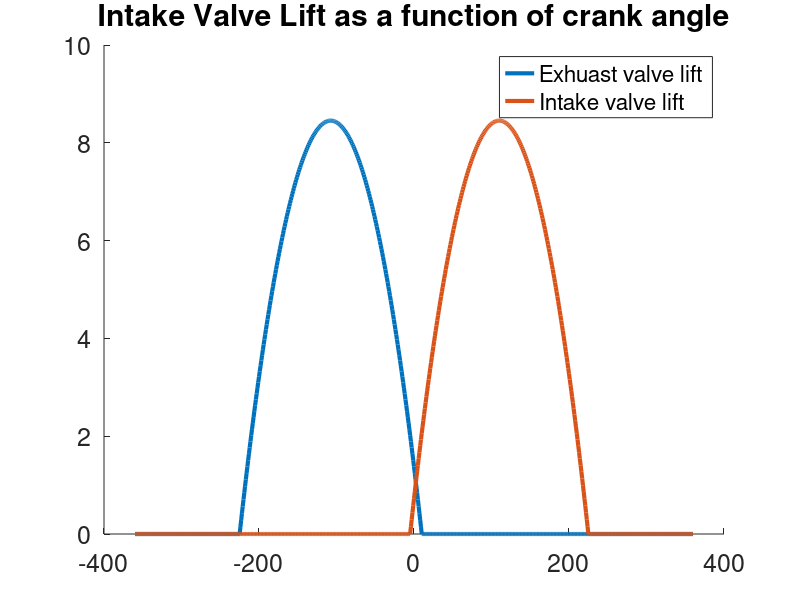
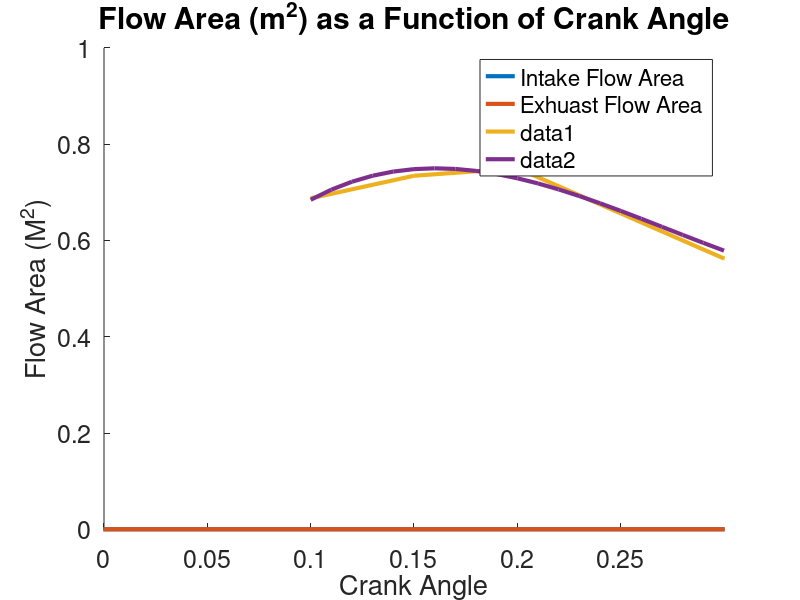
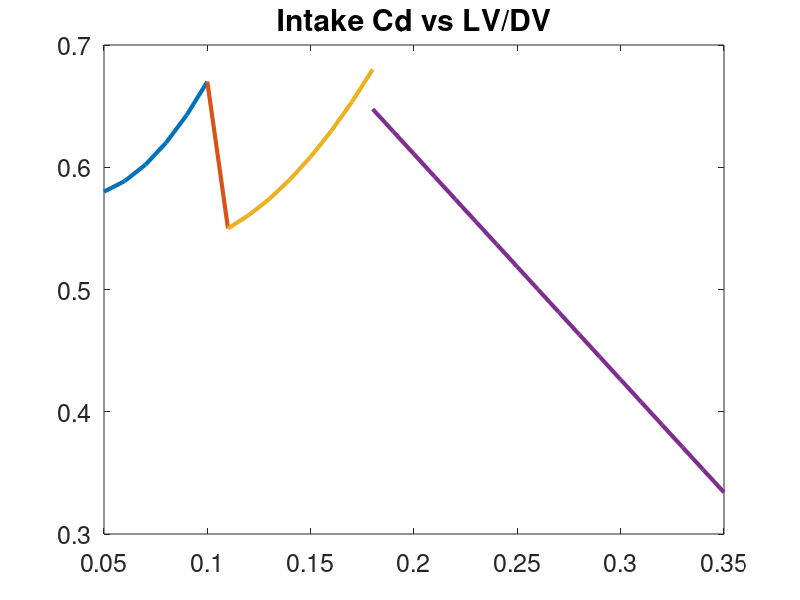
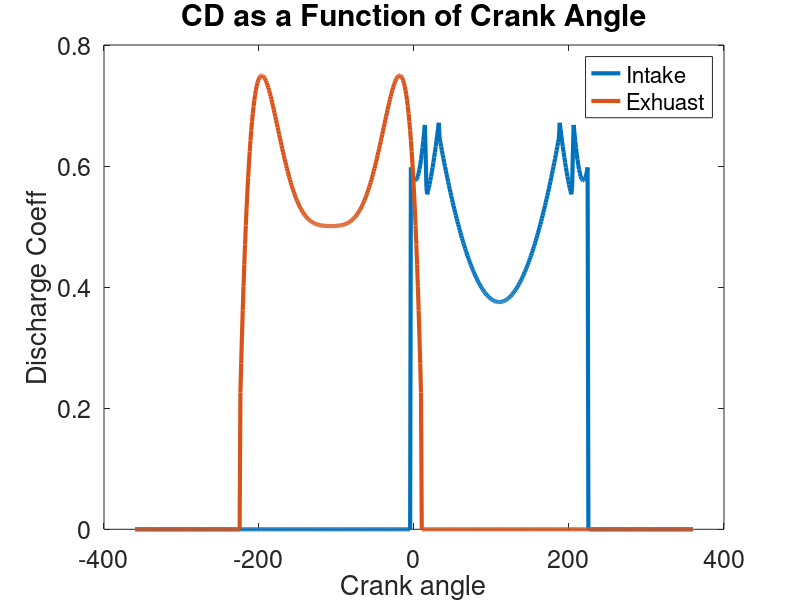

Write the MATLAB code that produced these figures, in order. (Note: this script raises an error after producing the figures.)
%Air intate
clear all
clc
close all

set(0, 'DefaultAxesFontWeight', 'normal', ...
      'DefaultAxesFontSize', 18, ...
      'DefaultAxesFontAngle', 'normal', ... 
      'DefaultAxesFontWeight', 'normal', ... 
      'DefaultAxesTitleFontWeight', 'bold', ...
      'DefaultAxesTitleFontSizeMultiplier', 1.2) ;
set(groot,'defaultLineLineWidth',3)
bore = 7.045/100;
r_bs =  1.1
stroke = bore/r_bs;
max_v_lift = .12 * bore; %meter
x = [-360 : 1: 360];
y1 = -1*(x.^2 -220*x - 1125);

max_y =max(y1);
% Recreating Heywood 225
intake_lift = -(max_v_lift/max_y)*(x.^2 -220*x - 1125);



hold on
y2 = -1.*(x.^2 + 215*x - 2250);
max_2 = max(y2);


exhuast_lift = -1 * (max_v_lift/max_2) .*(x.^2 + 215*x - 2250);
for i = 1:length(intake_lift)
    if intake_lift(i) < 0
        intake_lift(i) = 0;
    end
    
    if exhuast_lift(i) < 0
        exhuast_lift(i) = 0;
    end
end

plot(x, exhuast_lift*1000);
plot(x,intake_lift*1000);
title('Intake Valve Lift as a function of crank angle')
ylim([0,10]);
legend('Exhuast valve lift','Intake valve lift')
%set(gcf, 'Units', 'Normalized', 'OuterPosition', [0, 0.04, 1, 0.96]);
%saveas(gcf,'Valve Lift vs Crank.png')

for i = 1:length(intake_lift)
    if intake_lift(i) < 0
        intake_lift(i) = 0;
    end
    
    if exhuast_lift(i) < 0
        exhuast_lift(i) = 0;
    end
end

%%

% Fuerg 5.11
% 2 times 
D_in = .333 * bore;

D_ex = .29 * bore ;
DS_in = .21 * D_in;
DS_ex = .24 * D_ex;

DV_in = 1.1 * D_in;
DV_ex = 1.1*D_ex;

DP_in = D_in;
DP_ex = D_ex;

% USe 221 nd 222 to find rest
w_ex = D_ex * (1.11 - 1)/2;
w_in = D_in * (1.11 - 1)/2; %P 221, 30 degrees

DM_in = DV_in - w_in
DM_ex = DV_ex - w_ex

B = 30 * pi/180;

for i = 1: length(intake_lift)
    if (w_in /(sin(B) * cos(B))) > intake_lift(i) && intake_lift(i)>0
        Am_in(i) = pi * intake_lift(i)*cos(B) * (DV_in - 2*w_in + (intake_lift(i)/2)*sin(2* B));
        disp('I 1')
    elseif (((((DP_in^2 - DS_in^2)/(4*(DM_in)))^2 - w_in^2)^(1/2) + w_in * tan(B)) >= intake_lift(i) ...
            && (w_in /(sin(B) * cos(B))) < intake_lift(i) ...
            && intake_lift(i)>0)
        Am_in(i) = pi *  DM_in * sqrt((intake_lift(i) - w_in * tan(B))^2 + w_in^2);
        disp('I2')
    elseif intake_lift(i)>0
        Am_in(i) = pi * (DP_in^2 - DS_in^2)/4;
        disp('I3')
    else
        Am_in(i) = 0;

    end
end

for i = 1: length(exhuast_lift)
    if (w_ex /(sin(B) * cos(B))) > exhuast_lift(i) && exhuast_lift(i)>0
        Am_ex(i) = pi * exhuast_lift(i)*cos(B) * (DV_ex - 2*w_ex + (exhuast_lift(i)/2)*sin(2* B));

    elseif sqrt(((DP_ex^2 - DS_ex^2)/(4*(DM_ex)))^2  - w_ex^2) + w_ex * tan(B) >= exhuast_lift(i) && exhuast_lift(i)>0
        Am_ex(i) = pi *  (DM_ex) * sqrt((exhuast_lift(i) - w_ex * tan(B))^2 + w_ex^2);     

    elseif exhuast_lift(i)>0
        Am_ex(i) = pi * (DP_ex^2 - DS_ex^2)/4;

    else
         Am_ex(i) = 0;
    end
    
end
 
figure
hold on 
plot(x,Am_in)
plot(x, Am_ex)

legend('Intake', 'Exhuast')
title('Flow Area (m^2) as a Function of Crank Angle')
legend('Intake Flow Area', 'Exhuast Flow Area')
ylabel('Flow Area (M^2)')
xlabel('Crank Angle')
%set(gcf, 'Units', 'Normalized', 'OuterPosition', [0, 0.04, 1, 0.96]);
%saveas(gcf,'Flow Area vs Crank.png')


%% ex
cd_ex = .5 + .5 .* [  1.2 1.5 1.6 1 .4 .2 0]./3.2


lv_dv_ex = [.1 .15 .2 .25 .3 .35 .4]
plot(lv_dv_ex, cd_ex)
fit = polyfit(lv_dv_ex, cd_ex,  3)
val = polyval(fit, .1:.01:.3)
hold on
plot(.1:.01:.3, val)
ylim([0 1])
xlim([0 .3])

%% intake Cd vs lv/dv
figure

l_in1 = [.05 .08 .1]
c_1 = [.58 .62 .67]

l_in2 = [.1 .11]
c_2 = [.67 .55] 

l_in3 = [.11 .14 .18]
c_3 = [.55 .59 .68]

l_in4 = [.18 .21 .24 .28]
c_4 = [.68 .55 .53 .48]

fit1 = polyfit(l_in1, c_1,  3)
val1 = polyval(fit1, .05:.01:.1)
plot(.05:.01:.1, val1)
hold on
fit2 = polyfit(l_in2, c_2,  1)
val2 = polyval(fit2, l_in2)
plot(l_in2, val2)

fit3 = polyfit(l_in3, c_3,  2)
val3 = polyval(fit3, .11:.01:.18)
plot(.11:.01:.18, val3)

fit4 = polyfit(l_in4, c_4,  1)
val4 = polyval(fit4, .18:.01:.35)
plot(.18:.01:.35, val4)

title('Intake Cd vs LV/DV')
%%


for i = 1: length(intake_lift)
    lv_dv(i) = intake_lift(i)/DV_in;
    if lv_dv(i) < .1 && lv_dv(i) > 0
        CD_in(i) = polyval(fit1, lv_dv(i));
    elseif lv_dv(i) <= .11 && lv_dv(i) > 0
        CD_in(i) = polyval(fit2, lv_dv(i));
    elseif lv_dv(i) <= .18 && lv_dv(i) > 0
        CD_in(i) = polyval(fit3, lv_dv(i));
    elseif lv_dv(i) > 0 
        CD_in(i) = polyval(fit4, lv_dv(i));
    else
        CD_in(i) = 0;
    end
    
    
    lv_dv2(i) = exhuast_lift(i)/DV_ex;
    CD_ex(i) = polyval(fit, lv_dv2(i));
    if exhuast_lift(i) == 0
        CD_ex(i) = 0;
    end
    
    
end 
figure
plot(x, CD_in)
hold on
plot(x, CD_ex)
title('CD as a Function of Crank Angle')
xlabel('Crank angle')
ylabel("Discharge Coeff")
legend('Intake', 'Exhuast')
%set(gcf, 'Units', 'Normalized', 'OuterPosition', [0, 0.04, 1, 0.96]);
%saveas(gcf,'CD vs Crank.png')
%%
N = 5000
N = 150000
for theta = 0:360
    time = (theta/360) * (1/(N/60));
end

%% Exhuast
N = 5000
To = 1.9286e+03 ;%k
gamma = calc_gamma(To);
P_external_e = 101325; %pa

R = 287;
Co = sqrt(gamma * R * To);
P_cylinder_e = 6.6417e+05; % Pascals
%P_cylinder_e = 1.5e+05; % Pascals
rho_cylinder = P_cylinder_e/(R * To); %Kg/m3
Ma = 3.335683867042752e-04; %Kg
% D_ex is diamter
%x = [-360 : 1: 360];
theta = [-360 : 360];
time = (theta./360) .* (1/(N/60)); %seconds
for i = 1:length(theta)
    v(i) = calc_volume(theta(i));
end

temp = To;
pressure = P_cylinder_e * ones(1,length(theta));
mass = Ma;
d_mass_d_time = 0;
delta_t = time(2) - time(1);
rho = rho_cylinder
m1 = Ma

for i = 1:length(theta)-1
    rho(i) = pressure(i)/(R * temp(i));
    m1(i) = rho(i)*v(i);
    lift = exhuast_lift(i);
    min_area = Am_ex(i) ; %meters
    gamma = calc_gamma(temp(i));
    Cd = CD_ex(i);
    if pressure(i) > P_external_e 
         r1(i) = P_external_e/pressure(i);
        %could make rho consrtant i gues?
        if (min_area > 0)
            %m_dot(i) = -1*Cd * rho(i) * min_area * Co * sqrt((2/(gamma-1)) * ((P_external_e/pressure(i))^(2/gamma) - ...
            %(P_external_e/pressure(i))^((gamma+1)/gamma))) ;
            m_dot(i) = -1 * ((CD_ex(i) * min_area * P_external_e)/sqrt(R * temp(i)))...
                * r1(i)^(1/gamma) * sqrt(((2 * gamma)/(gamma - 1)) * (1 - r1(i)^((gamma -1)/gamma)));
            
        else
            m_dot(i) = 0;
        end
        
        % Choked flow?
        velocity(i) = abs(m_dot(i))/(rho(i) * min_area);
        sound_speed(i) = sqrt(gamma * R *  temp(i));

        %if velocity(i) > sound_speed(i)
        if r1(i) <= (2/(gamma + 1))^(gamma/(gamma - 1)) && m_dot(i)<0
            m_dot(i) = -1 * Cd * rho_cylinder * min_area * Co *(2/(gamma + 1))...
                ^ ((gamma + 1)/(2 *(gamma - 1)));
               
           %m_dot(i) = -1 * ((CD_ex(i) * min_area * P_external_e)/sqrt(R * temp(i)))...
           % *sqrt(gamma) * (2/(gamma + 1))^((gamma + 1)/(2*(gamma - 1))) ;
            disp('hoke')
            disp(i)
        end
    else
        % Flow into cylinder from exhuast
        m_dot(i) =   Cd * rho(i) * min_area * Co * sqrt((2/(gamma-1))...
            * ((P_external_e/pressure(i))^(-2/gamma) - ...
        (P_external_e/pressure(i))^(-1*(gamma+1)/gamma)));
        disp('reverse')
    end
  
    d_mass_d_time = m_dot(i);
    mass(i + 1) = max(mass(i) + delta_t * d_mass_d_time, .000001);
    if mass(i+1) < 0
        mass(i+1) = .00001;
    end
    
    temp(i+1) = temp(i);
    if m_dot(i) ~= 0
        pressure(i + 1) =  mass(i + 1) * R * temp(i+1)/v(i+1);
    end
    

end

%U = sqrt(2* gamma/(gamma - 1) * (Po/rho0) * (1 - (Pv/Po)^((gamma - 1)/gamma)))

%plot( theta(1 :720), rho)
%plot( theta, mass)
figure
plot(theta(1:720), sound_speed)
hold on
plot(theta(1:720), velocity)
title('sound speed & velo vs theta')

figure
plot(theta(1:720), rho)
title('rho vs theta')

V_eff = 1 - mass(end)/mass(1)

figure
plot( theta, pressure)
title('Pressure of cylinder during exhuast as a function of crank angle')
%set(gcf, 'Units', 'Normalized', 'OuterPosition', [0, 0.04, 1, 0.96]);
%saveas(gcf,'P exhuast vs crank.png')

figure
plot(theta, mass)
title('Air mass in cylinder during exhuast as a function of crank angle')
%set(gcf, 'Units', 'Normalized', 'OuterPosition', [0, 0.04, 1, 0.96]);
%saveas(gcf,'Air mass exhaust vs crank.png')

figure
plot(theta(1:720), m_dot)
title('M dot during exhuast as a function of crank angle')
%set(gcf, 'Units', 'Normalized', 'OuterPosition', [0, 0.04, 1, 0.96]);
%saveas(gcf,'M dot vs Crank Angle.png')

